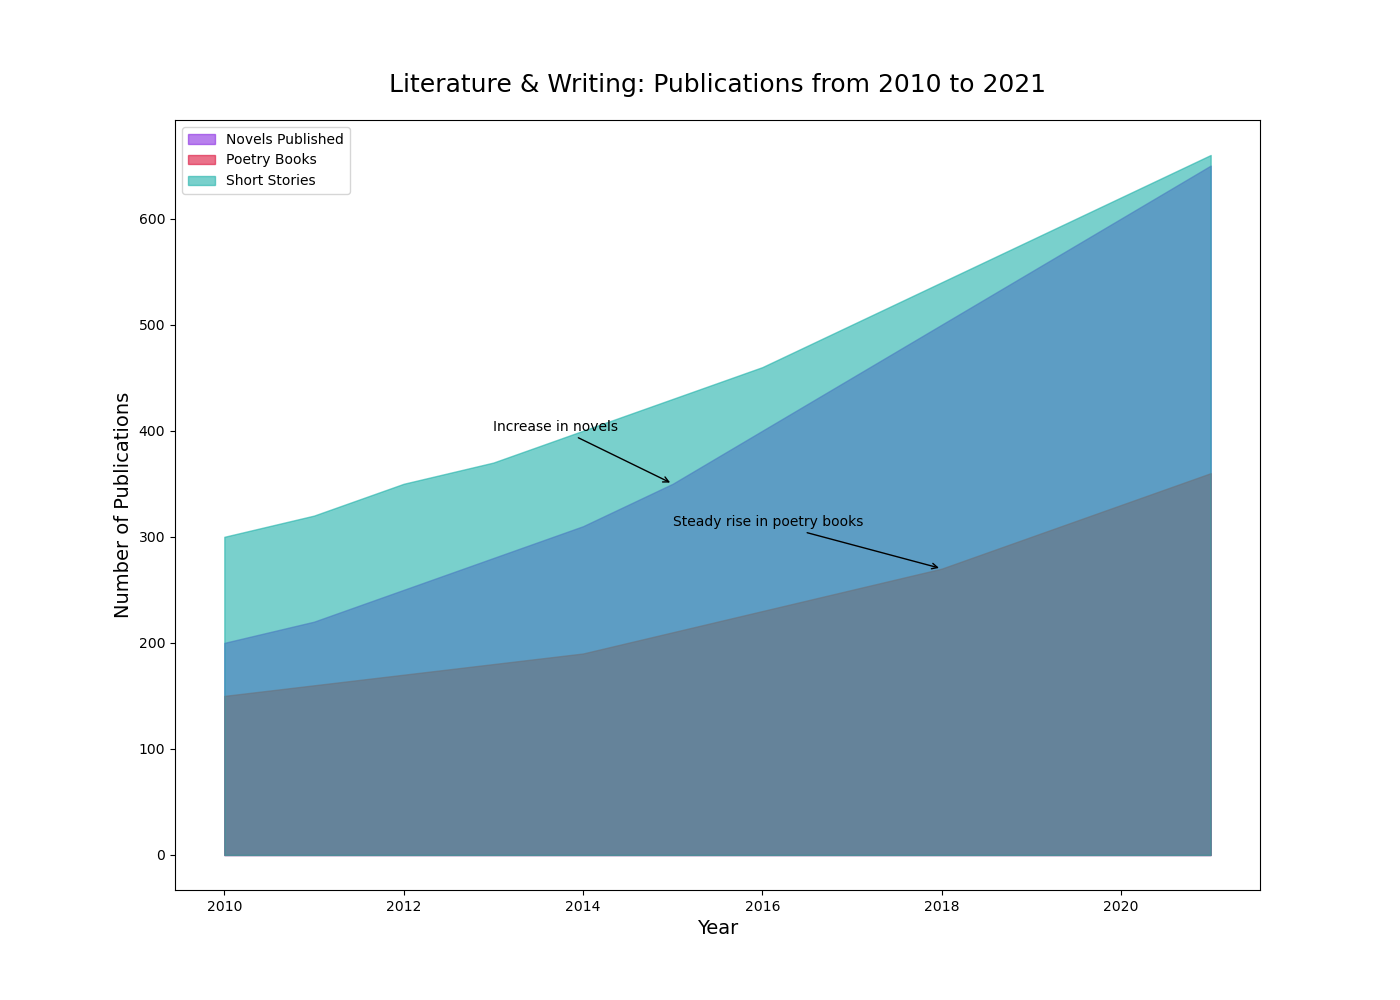

The script that drew this image:

import matplotlib.pyplot as plt

# Data
years = range(2010, 2022)
novels_published = [200, 220, 250, 280, 310, 350, 400, 450, 500, 550, 600, 650]
poetry_books = [150, 160, 170, 180, 190, 210, 230, 250, 270, 300, 330, 360]
short_stories = [300, 320, 350, 370, 400, 430, 460, 500, 540, 580, 620, 660]

# Plot
fig, ax = plt.subplots(figsize=(14, 10))

# Plotting the area chart
ax.fill_between(years, novels_published, color="#8A2BE2", alpha=0.6, label='Novels Published')
ax.fill_between(years, poetry_books, color="#DC143C", alpha=0.6, label='Poetry Books')
ax.fill_between(years, short_stories, color="#20B2AA", alpha=0.6, label='Short Stories')

# Titles and labels
ax.set_title('Literature & Writing: Publications from 2010 to 2021', fontsize=18, pad=20)
ax.set_xlabel('Year', fontsize=14)
ax.set_ylabel('Number of Publications', fontsize=14)

# Customizing the y-axis to get a better understanding of scales
ax.set_yscale('linear')

# Legend
ax.legend(loc='upper left')

# Annotations
ax.annotate('Increase in novels', xy=(2015, 350), xytext=(2013, 400),
             arrowprops=dict(facecolor='black', arrowstyle='->'))
ax.annotate('Steady rise in poetry books', xy=(2018, 270), xytext=(2015, 310),
             arrowprops=dict(facecolor='black', arrowstyle='->'))

plt.show()
